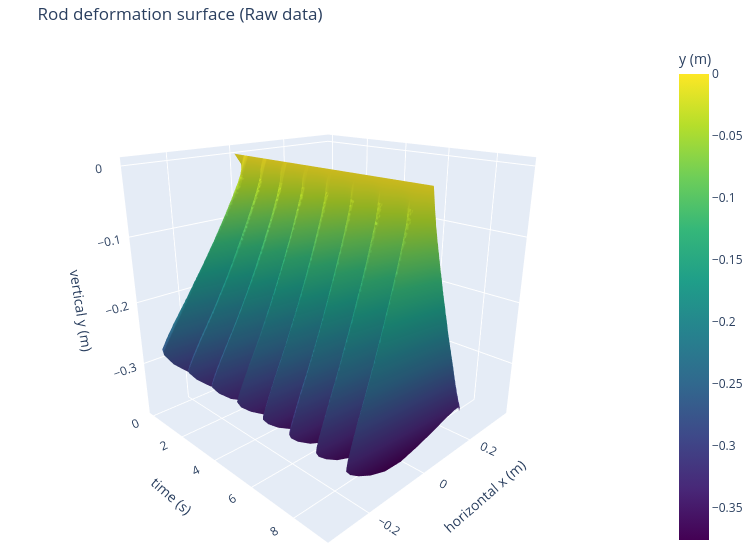

Write notebook code for a chart like this one.
### Code cell
import numpy as np
import plotly.graph_objects as go

# Subsample frames for speed (every 4th frame)
_stride = 1
_frames = np.arange(0, n_frames, _stride)
_n_pts  = N_VIDEO_PTS

# Grids: rows = spatial nodes, cols = subsampled frames
X_grid = x_m[_frames, :].T                        # (n_pts, n_t)  horizontal position
T_grid = np.tile(t_raw[_frames], (_n_pts, 1))      # (n_pts, n_t)  time
Y_grid = y_m[_frames, :].T                        # (n_pts, n_t)  vertical position

# ── Plotly 3D surface (rotatable) ─────────────────────────────────────────
fig3d = go.Figure(go.Surface(
    x=T_grid,
    y=X_grid,
    z=Y_grid,
    colorscale='viridis',
    colorbar=dict(title='y (m)'),
))
fig3d.update_layout(
    title='Rod deformation surface (Raw data)',
    scene=dict(
        xaxis_title='time (s)',
        yaxis_title='horizontal x (m)',
        zaxis_title='vertical y (m)',
        camera=dict(eye=dict(x=1.5, y=-1.5, z=0.8))
    ),
    width=750, height=550, margin=dict(l=0, r=0, t=40, b=0)
)
fig3d.show()

# ── Static Matplotlib version (saved to file) ─────────────────────────────
# fig2, ax2 = plt.subplots(figsize=(8, 5), dpi=100,
#                           subplot_kw=dict(projection='3d'))
# ax2.plot_surface(X_grid, T_grid, Y_grid,
#                  cmap='viridis', linewidth=0, antialiased=True, alpha=0.85)
# ax2.set_xlabel('Horizontal x (m)')
# ax2.set_ylabel('Time (s)')
# ax2.set_zlabel('Vertical y (m)')
# ax2.set_title('Rod deformation surface')
# plt.tight_layout()
# plt.savefig('../Figure_1.png', dpi=150, bbox_inches='tight')
# plt.show()

### Figure 1 — Plotly figure (JSON) as saved in the notebook; plotly's stock layout.template omitted (floating-point values rounded to 4 significant figures; data arrays with more than 128 entries replaced by an {"elided": "..."} marker saying what was removed)
{"data": [{"colorbar": {"title": {"text": "y (m)"}}, "colorscale": [[0, "#440154"], [0.1111, "#482878"], [0.2222, "#3e4989"], [0.3333, "#31688e"], [0.4444, "#26828e"], [0.5556, "#1f9e89"], [0.6667, "#35b779"], [0.7778, "#6ece58"], [0.8889, "#b5de2b"], [1, "#fde725"]], "type": "surface", "x": {"elided": "100x193 float values"}, "y": {"elided": "100x193 float values"}, "z": {"elided": "100x193 float values"}}], "layout": {"height": 550, "margin": {"b": 0, "l": 0, "r": 0, "t": 40}, "scene": {"camera": {"eye": {"x": 1.5, "y": -1.5, "z": 0.8}}, "xaxis": {"title": {"text": "time (s)"}}, "yaxis": {"title": {"text": "horizontal x (m)"}}, "zaxis": {"title": {"text": "vertical y (m)"}}}, "title": {"text": "Rod deformation surface (Raw data)"}, "width": 750}}
